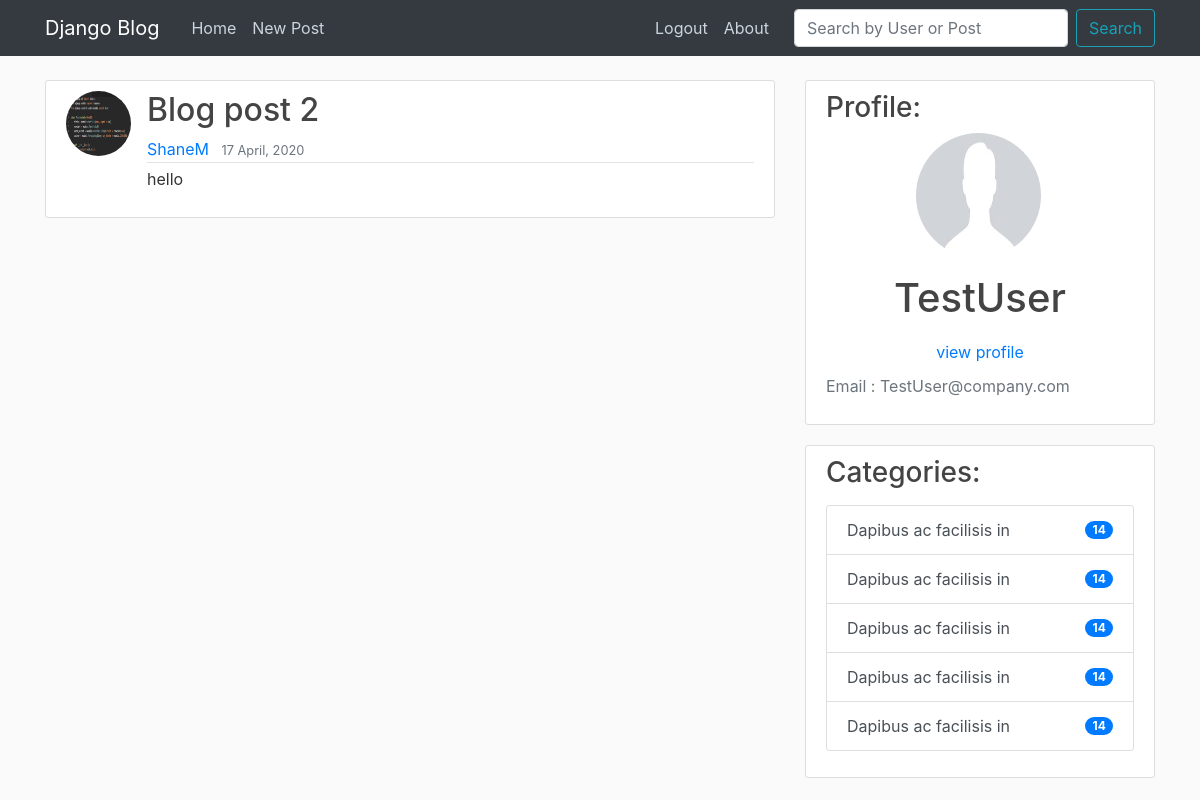
The app's page /post/2/ (signed in) with its own data.
### blog/models.py (models this page shows, shortened)
class Post(models.Model):
    title = models.CharField(max_length = 100)
    content = models.TextField()
    date_posted = models.DateTimeField(default = timezone.now)
    author = models.ForeignKey(User, on_delete = models.CASCADE)

### users/models.py (models this page shows, shortened)
class Profile(models.Model):
    user = models.OneToOneField(User, on_delete = models.CASCADE)
    image = models.ImageField(default = 'default.jpg', upload_to =  'profile_pics')

### blog/views.py (the view)
# urls.py: path('post/<int:pk>/',  PostDetailView.as_view(), name= 'post-detail' ),
class PostDetailView(DetailView):
    model = Post

### blog/templates/blog/post_detail.html (shortened to what this page needs)
{% extends 'blog/base.html'%}
{% block content %}
            <article class="media content-section">
                <img class ="rounded-circle article-img" src=" {{ object.author.profile.image.url }}" alt="">
                <div class="media-body">
                    <h2 class="article-title">{{ object.title }}</h2>
                    <div class="article-metadata">
                        <a class="mr-2" href="{% url 'user-posts' object.author.username %}">{{ object.author }}</a>
                        <small class="text-muted">{{ object.date_posted |date:"d F, Y" }}</small>
                    </div>
                    <p class="article-content">{{ object.content }}</p>
                </div>
            </article>
{% endblock content %}

### blog/templates/blog/base.html (shortened to what this page needs)
{% load static %}
<!DOCTYPE html>
<html lang="en">
<head>
    <link rel="stylesheet" href="https://stackpath.bootstrapcdn.com/bootstrap/4.4.1/css/bootstrap.min.css">
    <link rel="stylesheet" href="{% static 'blog/main.css' %}">
</head>
<body>
    <header class="site-header">
        <nav class="navbar navbar-expand-md navbar-dark bg-dark fixed-top">
            <div class="container">
                <a class="navbar-brand mr-4" href=" {% url 'blog-home' %} ">Django Blog</a>
                <div class="collapse navbar-collapse" id="navbarToggle">
                    <div class="navbar-nav mr-auto">
                        <a class="nav-item nav-link" href="{% url 'blog-home' %}">Home</a>
                        {% if user.is_authenticated %}
                            <a class="nav-item nav-link" href="{% url 'post-create' %}">New Post</a>
                        {% endif %}
                    </div>
                    <div class="navbar-nav">
                        {% if user.is_authenticated %}
                            <a class="nav-item nav-link" href="{% url 'logout' %}">Logout</a>
                        {% else %}
                            <a class="nav-item nav-link" href="{% url 'login' %}">Login</a>
                        {% endif %}
                        <a class="nav-item nav-link" style="padding-right: 25px;" href="{% url 'blog-about' %}">About</a>
                        <form class="form-inline">
                            <input class="form-control mr-sm-2" type="search" placeholder="Search by User or Post" aria-label="Search">
                            <button class="btn btn-outline-info my-2 my-sm-0" type="submit">Search</button>
                         </form>
                    </div>
                </div>
            </div>
        </nav>
    </header>
    <main role="main" class="container">
        <div class="row">
            <div class="col-md-8">
                {% block content %}{% endblock %}
            </div>
            <div class="col-md-4">
                {% if user.is_authenticated %}
                    <div class="content-section">
                        <h3>Profile:</h3>
                        <img class="rounded-circle account-img " style="margin-left:90px;" src="{{user.profile.image.url}}" alt="profile-pic">
                        <div class="media-body" style="text-align:center">
                            <a href="{% url 'user-posts' user %}">
                                <h3 class="account-heading" style="text-align:center;">{{ user.username }} </h3>
                            </a>
                        </div>
                        <div id="link-container">
                            <a href="{% url 'profile' %}" id="link">view profile</a>
                        </div>
                        <p class="text-secondary">Email : {{ user.email }}</p>
                    </div>
                {% endif %}
                <div class="content-section">
                    <h3>Categories:</h3>
                    <p class='text-muted'>
                        <div class="list-group">
                            <a href="#" class="list-group-item d-flex list-group-item-action justify-content-between align-items-center">
                                Dapibus ac facilisis in
                                <span class="badge badge-primary badge-pill">14</span>
                            </a>
                            <a href="#" class="list-group-item d-flex list-group-item-action justify-content-between align-items-center">
                                Dapibus ac facilisis in
                                <span class="badge badge-primary badge-pill">14</span>
                            </a>
                            <a href="#" class="list-group-item d-flex list-group-item-action justify-content-between align-items-center">
                                Dapibus ac facilisis in
                                <span class="badge badge-primary badge-pill">14</span>
                            </a>
                            <a href="#" class="list-group-item d-flex list-group-item-action justify-content-between align-items-center">
                                Dapibus ac facilisis in
                                <span class="badge badge-primary badge-pill">14</span>
                            </a>
                            <a href="#" class="list-group-item d-flex list-group-item-action justify-content-between align-items-center">
                                Dapibus ac facilisis in
                                <span class="badge badge-primary badge-pill">14</span>
                            </a>
                        </div>
                    </p>
                </div>
            </div>
        </div>
    </main>
</body>
</html>

### blog/static/blog/main.css (style rules this page uses)
body { background: #fafafa; color: #333333; margin-top: 5rem; }
h1, h2, h3, h4, h5, h6 { color: #444444; }
.site-header .navbar-nav .nav-link { color: #cbd5db; }
.content-section { background: #ffffff; padding: 10px 20px; border: 1px solid #dddddd; border-radius: 3px; margin-bottom: 20px; }
.article-title { color: #444444; }
.article-content { white-space: pre-line; }
.article-img { height: 65px; width: 65px; margin-right: 16px; }
.article-metadata { padding-bottom: 1px; margin-bottom: 4px; border-bottom: 1px solid #e3e3e3 }
.account-img { height: 125px; width: 125px; margin-bottom: 16px; margin-right: 20px; }
.account-heading { font-size: 2.5rem; }
#link-container { text-align: center; }
#link { color: #007BFF; display: inline-block; padding: 10px; }

### records on screen
Post: author.profile.image (picture), title "Blog post 2", author "ShaneM", date_posted "17 April, 2020", content "hello"

### other values on screen
{{ user.username }} "TestUser"
{{ user.email }} "TestUser@company.com"
